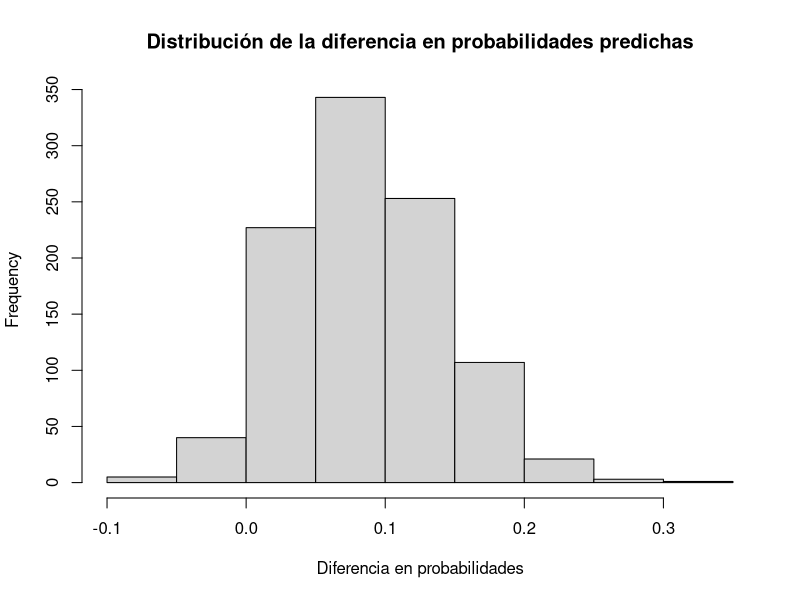

The R source for this figure:
## ---- chunk 1
# Cargar las librerías necesarias
library(tidyverse)
library(carData)
library(modelr)

# Cargar el conjunto de datos
data_arrest <- carData::Arrests

# Ajustamos un modelo de regresión logística 
model <- glm(released ~ factor(colour)*factor(sex) + age, family = "binomial", data = data_arrest)
summary(model)
## ---- chunk 2

# Inicializar el vector para almacenar resultados de Bootstrap
results <- NULL

# Iterar 1000 veces para realizar el Bootstrap
for (i in 1:1000) {
  
  # Cargar el conjunto de datos
  data_arrest <- carData::Arrests
  
  # Realizar una muestra aleatoria con reemplazo del mismo tamaño que el conjunto original
  data_bs <- sample_n(data_arrest, size= nrow(data_arrest), replace = T)
  
  # Ajustar un modelo de regresión logística con las variables deseadas
  model <- glm(released ~ factor(colour)*factor(sex) + age, family = "binomial", data = data_bs)
  
  # Crear nuevos puntos de datos para la predicción
  newx_mnv <- data_grid(colour="Black", sex="Female", age=50, data=data_arrest)
  pred_mnv <- predict(model, newdata = newx_mnv, type = "response" )
  
  newx_hbj <- data_grid(colour="White", sex="Male", age=20, data=data_arrest)
  pred_hbj <- predict(model, newdata = newx_hbj, type = "response" )
  
  # Calcular la diferencia entre las probabilidades predichas
  diff_p <- pred_hbj - pred_mnv
  
  # Imprimir la iteración actual para seguimiento
  cat("iter=",i,"\n")
  
  # Almacenar el resultado
  results[i] <- diff_p
}

# Visualizar la distribución de las diferencias en probabilidad
hist(results, main="Distribución de la diferencia en probabilidades predichas", xlab="Diferencia en probabilidades")

# Calcular el intervalo de confianza al 95% para la diferencia en probabilidades
quantile(results, p=c(0.025, 0.975))
